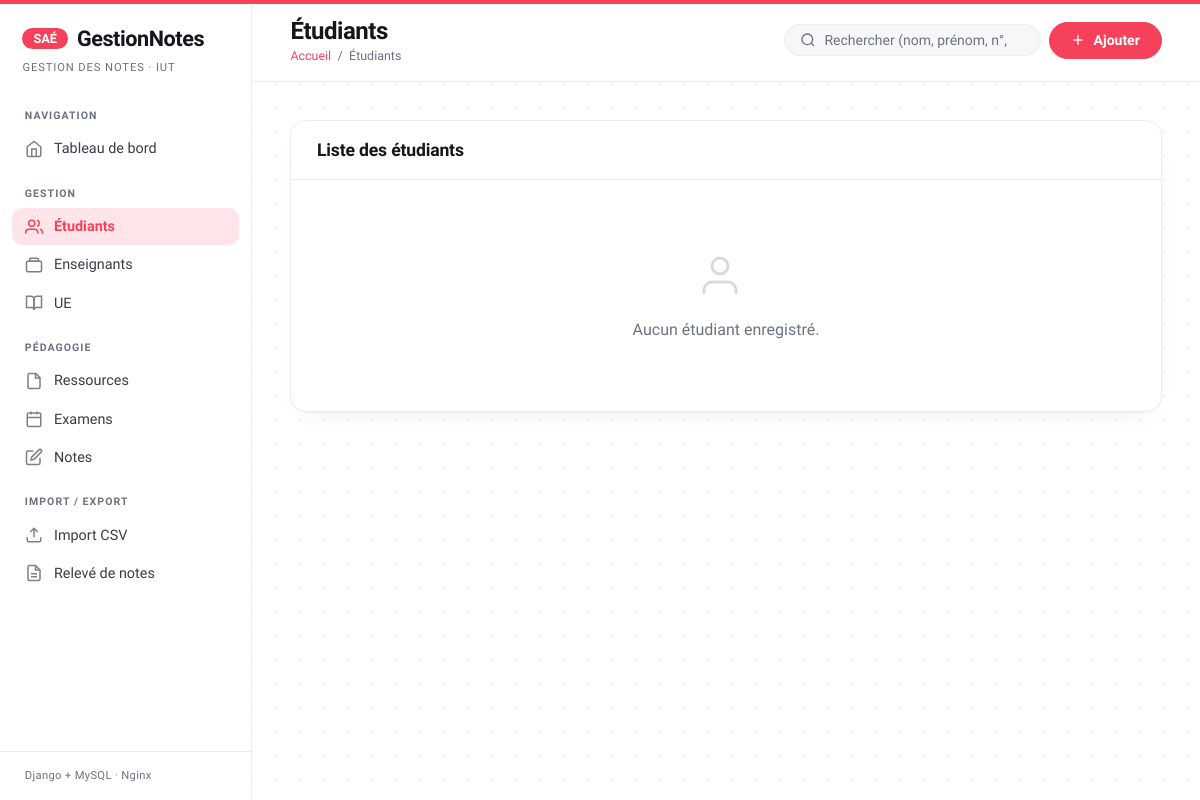
Page /etudiants/ on the earlier database version.
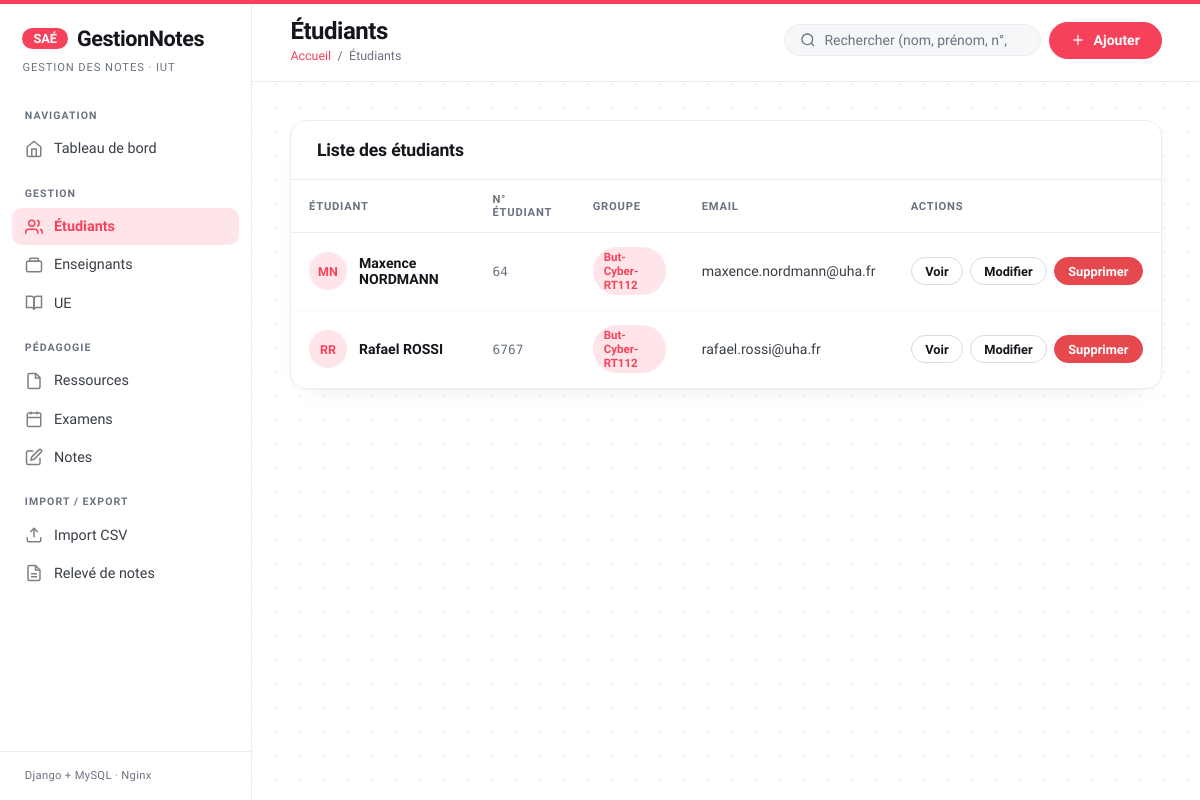
Same page on the later database version.
### notes_app/models.py (models this page shows, shortened)
class Etudiant(models.Model):
    numero_etudiant = models.CharField(
        max_length=20,
        primary_key=True,
        verbose_name="N° étudiant"
    )
    nom = models.CharField(max_length=100, verbose_name="Nom")
    prenom = models.CharField(max_length=100, verbose_name="Prénom")
    groupe = models.CharField(max_length=20, verbose_name="Groupe")
    email = models.EmailField(unique=True, verbose_name="Email")
    photo = models.ImageField(
        upload_to='photos_etudiants/',
        blank=True,
        null=True,
        verbose_name="Photo"
    )
    class Meta:
        db_table = 'etudiants'
        verbose_name = "Étudiant"
        verbose_name_plural = "Étudiants"
        ordering = ['nom', 'prenom']
    def get_initiales(self):
        return f"{self.prenom[0]}{self.nom[0]}".upper()

### notes_app/views.py (the view, shortened to what this page needs)
def etudiant_liste(request):
    query = request.GET.get('q', '')
    etudiants = Etudiant.objects.all()
    context = {
        'etudiants': etudiants,
        'query': query,
        'titre_page': 'Étudiants',
    }
    return render(request, 'notes_app/etudiant_liste.html', context)

### notes_app/templates/notes_app/etudiant_liste.html (shortened to what this page needs)
{% extends 'notes_app/base.html' %}
{% block titre_page %}Étudiants{% endblock %}
{% block breadcrumb %}<span>/</span> <span>Étudiants</span>{% endblock %}
{% block topbar_actions %}
<form method="get" class="search-bar">
  <svg width="16" height="16" viewBox="0 0 24 24" fill="none" stroke="currentColor" stroke-width="2"><circle cx="11" cy="11" r="8"/><line x1="21" y1="21" x2="16.65" y2="16.65"/></svg>
  <input type="search" name="q" value="{{ query }}" placeholder="Rechercher (nom, prénom, n°, groupe)...">
</form>
<a href="{% url 'etudiant_creer' %}" class="btn btn-primary">
  <svg width="16" height="16" viewBox="0 0 24 24" fill="none" stroke="currentColor" stroke-width="2"><line x1="12" y1="5" x2="12" y2="19"/><line x1="5" y1="12" x2="19" y2="12"/></svg>
  Ajouter
</a>
{% endblock %}
{% block content %}
<div class="card">
  <div class="card-header">
    <h2 class="card-title">Liste des étudiants</h2>
  </div>
  {% if etudiants %}
  <div class="table-wrapper">
    <table>
      <thead>
        <tr>
          <th>Étudiant</th>
          <th>N° étudiant</th>
          <th>Groupe</th>
          <th>Email</th>
          <th>Actions</th>
        </tr>
      </thead>
      <tbody>
        {% for etudiant in etudiants %}
        <tr>
          <td>
            <div class="cell-etudiant">
              {% if etudiant.photo %}
                <img src="{{ etudiant.photo.url }}" alt="" class="avatar" style="object-fit:cover">
              {% else %}
                <div class="avatar">{{ etudiant.get_initiales }}</div>
              {% endif %}
              <div>{{ etudiant.prenom }} {{ etudiant.nom }}</div>
            </div>
          </td>
          <td><span class="cell-num">{{ etudiant.numero_etudiant }}</span></td>
          <td><span class="badge badge-bleu">{{ etudiant.groupe }}</span></td>
          <td>{{ etudiant.email }}</td>
          <td>
            <div style="display:flex;gap:.4rem">
              <a href="{% url 'etudiant_detail' etudiant.pk %}" class="btn btn-outline btn-sm">Voir</a>
              <a href="{% url 'etudiant_modifier' etudiant.pk %}" class="btn btn-outline btn-sm">Modifier</a>
              <a href="{% url 'etudiant_supprimer' etudiant.pk %}" class="btn btn-danger btn-sm">Supprimer</a>
            </div>
          </td>
        </tr>
        {% endfor %}
      </tbody>
    </table>
  </div>
  {% else %}
  <div class="empty-state">
    <svg width="48" height="48" viewBox="0 0 24 24" fill="none" stroke="currentColor" stroke-width="1.5"><path d="M17 21v-2a4 4 0 0 0-4-4H5a4 4 0 0 0-4 4v2"/><circle cx="9" cy="7" r="4"/></svg>
    <p>{% if query %}Aucun résultat pour "{{ query }}".{% else %}Aucun étudiant enregistré.{% endif %}</p>
  </div>
  {% endif %}
</div>
{% endblock %}

Differences in the rows shown:
added Etudiant: get_initiales "MN", prenom "Maxence", nom "NORDMANN", numero_etudiant "64", groupe "But-Cyber-RT112", email "maxence.nordmann@uha.fr"
added Etudiant: get_initiales "RR", prenom "Rafael", nom "ROSSI", numero_etudiant "6767", groupe "But-Cyber-RT112", email "rafael.rossi@uha.fr"
Other differences:
text no longer shown: "Aucun étudiant enregistré."
text now shown: "ÉTUDIANT N° ÉTUDIANT GROUPE EMAIL ACTIONS"
